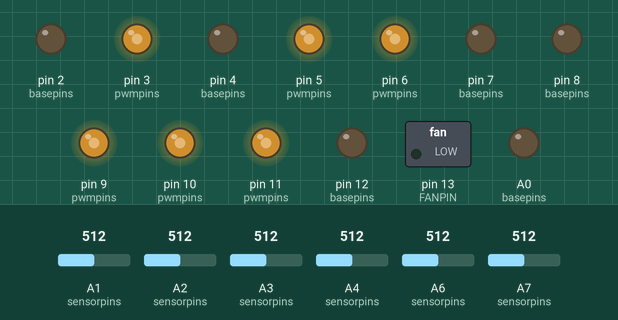
This program was run on a simulated Arduino Nano, built with avr-gcc and run on an emulated ATmega328P. Shown: switched loads named in the program (green lamp = pin HIGH), output pins drawn as LEDs (lit = HIGH). Inputs (shaded band) come from the test bench; at power-on: A1 (sensorpins) = 512, A2 (sensorpins) = 512, A4 (sensorpins) = 512, A3 (sensorpins) = 512, A6 (sensorpins) = 512, A7 (sensorpins) = 512. What the program prints to the serial monitor is not drawn.

Above: at 1.2 s.
1.3 s: A1 (sensorpins) set to 306
At 2.3 s:
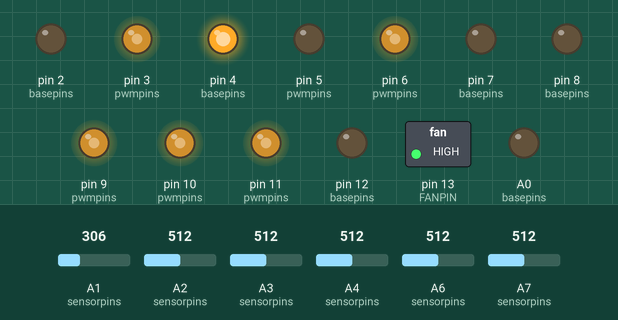
2.8 s: A2 (sensorpins) set to 992
At 3.9 s:
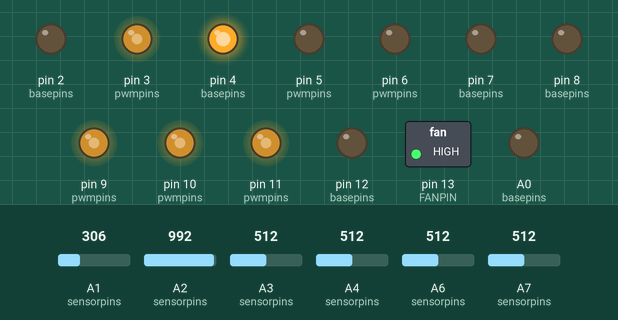
4.3 s: A4 (sensorpins) set to 716
At 4.7 s:
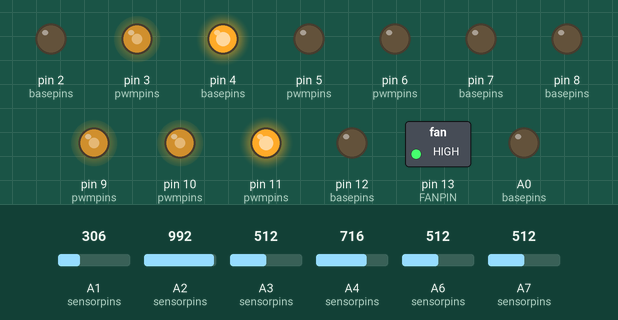
5.8 s: A3 (sensorpins) set to 306
At 6.7 s:
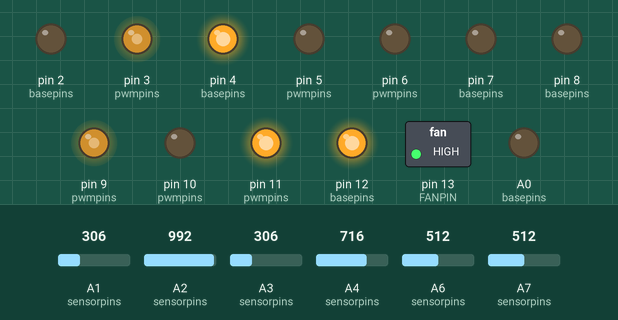
7.3 s: A6 (sensorpins) set to 716
At 8.3 s:
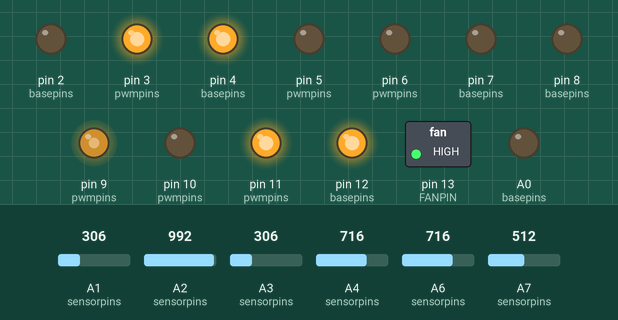
Timing chart, 0 to 9.8 s (numbered marks = the images above; inputs shaded):
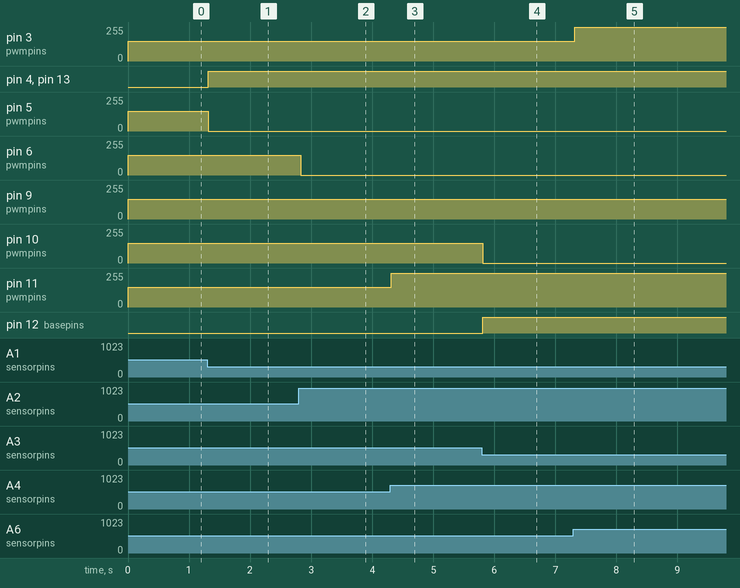

The program:

main.cpp
```cpp
#include <Arduino.h>

const long thermistor_pullup = 100000; //should measure this
//values from Vishay's excel file
const long thermistor_r25 = 100000;
const float thermistor_a1 = 0.003354016;
const float thermistor_b1 = 0.0002460382;
const float thermistor_c1 = 3.405377e-6;
const float thermistor_d1 = 1.03424e-7;
const int steinhart_beta = 4190;
#define FANPIN 13

class Chamber{
  public:
  uint8_t basepin;
  uint8_t pwmpin;
  uint8_t thermistorpin;

  int8_t status;
  float power; //ranges from -255 to +255
  float temperature; //current temperature
  float setpoint;
  Chamber(uint8_t base_pin, uint8_t pwm_pin, uint8_t thermistor_pin){
    basepin = base_pin;
    pwmpin = pwm_pin;
    thermistorpin = thermistor_pin;
    status = 0;
    temperature = 25;
    setpoint = 28;
  }

  float refreshTemp(){
    analogRead(thermistorpin); //read it once to switch the multiplexer
    int avgADC = 0;
    for(int j=0;j<8;j++){
      avgADC += analogRead(thermistorpin);
    }
    avgADC = avgADC>>3; //average of 8 readings
    //get resistance from voltage divider as a proportion of the thermistor's nominal resistance
    float R = thermistor_pullup / (1024.0 / avgADC - 1) / thermistor_r25;
    float logR = log(R);
    //float temp = 1/(thermistor_a1 + thermistor_b1*logR + thermistor_c1*logR*logR + thermistor_d1*logR*logR*logR);
    //float temp = 1/(thermistor_a1 + thermistor_b1*logR + thermistor_c1*logR*logR*logR);
    //simplified steinhart-hart equation using beta value
    float steinhart = (logR / steinhart_beta) + 1.0 / (25 + 273.15);
    float temp = 1.0 / steinhart;
    temperature = temp-273.15; //convert to celsius
    if(temperature<-10){
      temperature = -99; //this is an error state
    }
    return temperature;
  }
  void setOutputs(){
    pinMode(basepin, OUTPUT);
    pinMode(pwmpin, OUTPUT);
    power = constrain(power, -255, 255);
    if(power>0){
      //we need to heat
      digitalWrite(basepin, LOW);
      analogWrite(pwmpin, (int)power);
    }else if(power<0){
      //cooling. Max cooling is when PWM is 0
      //so power = -255, pwm = 0
      //power = -64, pwm = 192
      //so pwm = power+255
      int coolPWM = power+255;
      digitalWrite(basepin, HIGH);
      digitalWrite(pwmpin, coolPWM);
    }else{
      digitalWrite(basepin, LOW);
      digitalWrite(pwmpin, LOW);
    }
  }
  void basicPID(){
    // TODO: actually implement PID or at least PI. Right now it's just P.
    if(temperature > -99){
      float distance_to_setpoint = setpoint - temperature;
      if(abs(distance_to_setpoint)<0.3){
        power = 0;
      }else{
        if(distance_to_setpoint<0){
          power = distance_to_setpoint * 100;
        }else{
          power = distance_to_setpoint * 50;
        }
      }
    }else{
      power = 0;
    }
    // float newpower = distance_to_setpoint * 50;
    // float newpower;
    // if(distance_to_setpoint>0){
    //   newpower = (distance_to_setpoint)*scaler;
    // }else if(distance_to_setpoint<0){
    //   newpower = log10(distance_to_setpoint)*-scaler;
    // }
    power = constrain(power, -255, 255);
    setOutputs();
  }
  void cycleStatus(){ //quick way to switch directions, mainly for testing
    if(status<1){
      status++;
    }else{
      status=-1;
    }
    power = status * 255;
    setOutputs();
  }
};

void setPwmFrequency(int pin, int divisor);

const byte sensorpins[6] = {A1, A2, A3, A4, A7, A6};
// driver 1 = 3, 2
// driver 2 = 5, 4 //problem?
// driver 3 = 6, 7
// driver 4 = 9, 8
// driver 5 = 10, 12
// driver 6 = 11, A0 //note - we seem to have wired this in reverse
const byte pwmpins[6] = {3, 5, 6, 9, 10, 11};
const byte basepins[6] = {2, 4, 7, 8, 12, A0};
//order these based on the physical layout of the chambers
//  1 2 3 Fan
//  4 5 6 Fan
Chamber chambers[6] = {
  Chamber(basepins[0], pwmpins[0], sensorpins[5]),
  Chamber(basepins[2], pwmpins[2], sensorpins[1]),
  Chamber(basepins[1], pwmpins[1], sensorpins[0]), //not working
  Chamber(basepins[5], pwmpins[5], sensorpins[3]), //reversed
  Chamber(basepins[3], pwmpins[3], sensorpins[4]),
  Chamber(basepins[4], pwmpins[4], sensorpins[2]),
};

//SerialEvent variables
String inputString = "";        // a string to hold incoming data
boolean stringComplete = false; // whether the string is complete

void setup() {
  Serial.begin(115200);
  inputString.reserve(20);
  for (int i = 0; i < 6; i++){
    setPwmFrequency(chambers[i].pwmpin, 8); //increase PWM speed
    chambers[i].status = 0;
    chambers[i].setOutputs();
  }
  pinMode(FANPIN, OUTPUT);
}


unsigned long timeLastUpdate = 0;
unsigned long timeLastFanChange = 0;


void loop() {
  //run the PID
  bool fan = false;
  for(int i=0;i<6;i++){
    chambers[i].basicPID();
    if(chambers[i].power<-150){
      //turn the fan on
      fan = true;
    }
  }
  if (fan != digitalRead(FANPIN)){
    //the fan needs to change, but we don't want it changing too frequently because it sounds annoying.
    if(millis() - timeLastFanChange > 5000){
      digitalWrite(FANPIN, fan);
      timeLastFanChange = millis();
    }
  }
  if(millis()-timeLastUpdate>250){
    timeLastUpdate=millis();
    for(int i=0;i<6;i++){
      float temp = chambers[i].refreshTemp();
      Serial.print(temp); Serial.print(' ');
      Serial.print(chambers[i].setpoint); Serial.print(' ');
      Serial.print(chambers[i].power); Serial.print('\t');
    }
    Serial.println();
  }
  if (stringComplete){
    // Serial.print("Command recieved:"); Serial.println(inputString);
    if (inputString.startsWith("S")){
      inputString.remove(0, 1);
      char command[inputString.length()];
      inputString.toCharArray(command, inputString.length() + 1);
      char *i;
      char *idx = strtok_r(command, " ", &i);
      char *setpoint = strtok_r(NULL, " ", &i);
      if(idx && setpoint){
        //set the chamber to this new temperature
        byte Idx = atoi(idx);
        float Setpoint = atof(setpoint);
        if((0 <= Idx < 6) && (0 <= Setpoint <= 55)){
          chambers[Idx].setpoint = Setpoint;
        }
      }
    }
    // clear the string:
    inputString = "";
    stringComplete = false;
  }
}

void serialEvent() //this is called by the arduino core after each loop
{
  while (Serial.available())
  {
    // get the new byte:
    char inChar = Serial.read();
    // if the incoming character is a newline, set a flag
    // so the main loop can do something about it:
    if (inChar > 0 && inChar <= 127)
    { //filter out gibberish that sometimes happens startup
      if (inChar == '\n')
      {
        stringComplete = true;
        inputString.trim();
      }
      else
      {
        // add it to the inputString:
        inputString += inChar;
      }
    }
  }
}

void setPwmFrequency(int pin, int divisor)
{
  byte mode;
  if (pin == 5 || pin == 6 || pin == 9 || pin == 10)
  {
    switch (divisor)
    {
    case 1:
      mode = 0x01;
      break;
    case 8:
      mode = 0x02;
      break;
    case 64:
      mode = 0x03;
      break;
    case 256:
      mode = 0x04;
      break;
    case 1024:
      mode = 0x05;
      break;
    default:
      return;
    }
    if (pin == 5 || pin == 6)
    {
      TCCR0B = TCCR0B & 0b11111000 | mode;
    }
    else
    {
      TCCR1B = TCCR1B & 0b11111000 | mode;
    }
  }
  else if (pin == 3 || pin == 11)
  {
    switch (divisor)
    {
    case 1:
      mode = 0x01;
      break;
    case 8:
      mode = 0x02;
      break;
    case 32:
      mode = 0x03;
      break;
    case 64:
      mode = 0x04;
      break;
    case 128:
      mode = 0x05;
      break;
    case 256:
      mode = 0x06;
      break;
    case 1024:
      mode = 0x07;
      break;
    default:
      return;
    }
    TCCR2B = TCCR2B & 0b11111000 | mode;
  }
}
```

Measured:
- after the input at 1.3 s, pin 4 (basepins), pin 13 (FANPIN): LOW → HIGH at once; pin 5 (pwmpins): 150/255 → 0/255 at once
- after the input at 2.8 s, pin 6 (pwmpins): 150/255 → 0/255 at once
- after the input at 4.3 s, pin 11 (pwmpins): 150/255 → 255/255 at once
- after the input at 5.8 s, pin 10 (pwmpins): 150/255 → 0/255 at once; pin 12 (basepins): LOW → HIGH at once
- after the input at 7.3 s, pin 3 (pwmpins): 150/255 → 255/255 at once
